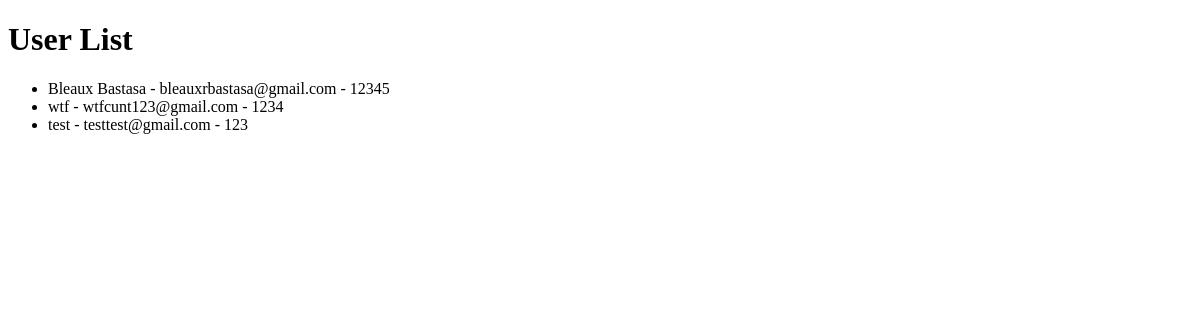
Before: /inventory/customer/view_users/ with the older database file.
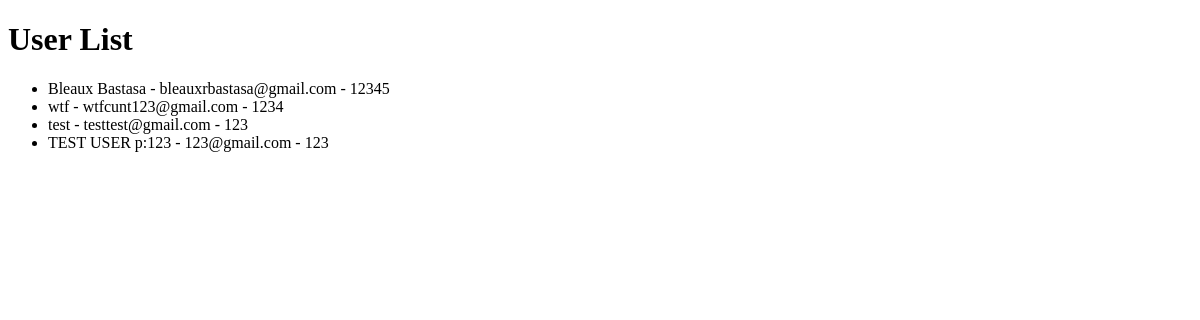
After: the same page with the newer database file.
### customer/models.py (models this page shows, shortened)
class User(models.Model):
    name = models.CharField(max_length=100)
    email = models.EmailField(unique=True)
    password = models.CharField(max_length=100)

### customer/views.py (the view)
# urls.py: path('view_users/', views.view_users, name='view_users'),
def view_users(request):
    users = User.objects.all()
    return render(request, 'view_users.html', {'users': users})

### asda/templates/view_users.html (shortened to what this page needs)
<!DOCTYPE html>
<html lang="en">
<head>
</head>
<body>
    <h1>User List</h1>
    <ul>
        {% for user in users %}
            <li>{{ user.name }} - {{ user.email }} - {{ user.password }}</li>
        {% endfor %}
    </ul>
</body>
</html>

Changed rows visible on the page:
added User: name "TEST USER p:123", email "123@gmail.com", password "123"
